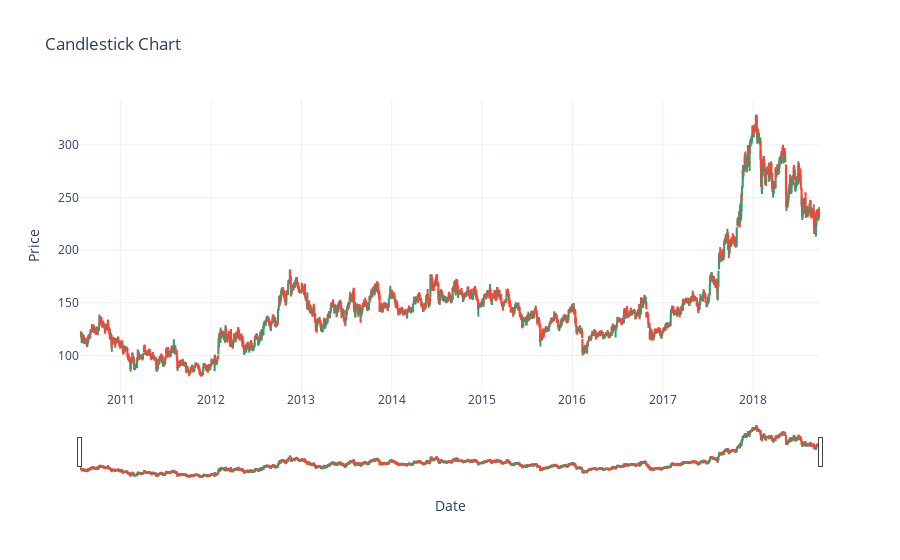

Write notebook code for a chart like this one.
### Code cell
fig=go.Figure()

fig.add_trace(go.Candlestick(x=df['Date'],open=df['Open'],high=df['High'],low=df['Low'],close=df['Close']))
# Updating layout
fig.update_layout(
    title='Candlestick Chart',
    xaxis_title='Date',
    yaxis_title='Price',
    template='plotly_white',
    xaxis_rangeslider_visible=True
)
fig.show()

### Figure 1 — Plotly figure (JSON) as saved in the notebook; plotly's stock layout.template omitted (floating-point values rounded to 4 significant figures; data arrays with more than 128 entries replaced by an {"elided": "..."} marker saying what was removed)
{"data": [{"close": {"elided": "2035 float values"}, "high": {"elided": "2035 float values"}, "low": {"elided": "2035 float values"}, "open": {"elided": "2035 float values"}, "type": "candlestick", "x": {"elided": "2035 str values"}}], "layout": {"title": {"text": "Candlestick Chart"}, "xaxis": {"rangeslider": {"visible": true}, "title": {"text": "Date"}}, "yaxis": {"title": {"text": "Price"}}}}
